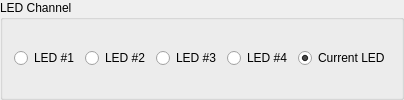
                 <widget class="QGroupBox" name="sync_analog_LED_box">
                  <property name="toolTip">
                   <string>Select the LED channel to be synced </string>
                  </property>
                  <property name="title">
                   <string>LED Channel</string>
                  </property>
                  <layout class="QGridLayout" name="gridLayout_51">
                   <item row="0" column="0">
                    <widget class="QRadioButton" name="sync_analog_LED1_button">
                     <property name="toolTip">
                      <string>Sync LED #1 to the analog input</string>
                     </property>
                     <property name="text">
                      <string>LED #1</string>
                     </property>
                     <attribute name="buttonGroup">
                      <string notr="true">sync_analog_led_channel_button_group</string>
                     </attribute>
                    </widget>
                   </item>
                   <item row="0" column="3">
                    <widget class="QRadioButton" name="sync_analog_LED4_button">
                     <property name="toolTip">
                      <string>Sync LED #4 to the analog input</string>
                     </property>
                     <property name="text">
                      <string>LED #4</string>
                     </property>
                     <attribute name="buttonGroup">
                      <string notr="true">sync_analog_led_channel_button_group</string>
                     </attribute>
                    </widget>
                   </item>
                   <item row="0" column="4">
                    <widget class="QRadioButton" name="sync_analog_LED0_button">
                     <property name="toolTip">
                      <string>Sync current active LED to the analog input</string>
                     </property>
                     <property name="text">
                      <string>Current LED</string>
                     </property>
                     <property name="checked">
                      <bool>true</bool>
                     </property>
                     <attribute name="buttonGroup">
                      <string notr="true">sync_analog_led_channel_button_group</string>
                     </attribute>
                    </widget>
                   </item>
                   <item row="0" column="1">
                    <widget class="QRadioButton" name="sync_analog_LED2_button">
                     <property name="toolTip">
                      <string>Sync LED #2 to the analog input</string>
                     </property>
                     <property name="text">
                      <string>LED #2</string>
                     </property>
                     <attribute name="buttonGroup">
                      <string notr="true">sync_analog_led_channel_button_group</string>
                     </attribute>
                    </widget>
                   </item>
                   <item row="0" column="2">
                    <widget class="QRadioButton" name="sync_analog_LED3_button">
                     <property name="toolTip">
                      <string>Sync LED #3 to the analog input</string>
                     </property>
                     <property name="text">
                      <string>LED #3</string>
                     </property>
                     <attribute name="buttonGroup">
                      <string notr="true">sync_analog_led_channel_button_group</string>
                     </attribute>
                    </widget>
                   </item>
                  </layout>
                 </widget>
